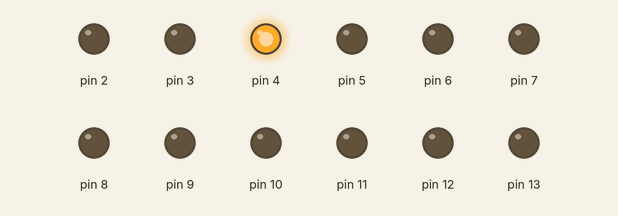
Recording of a sketch running on a simulated Arduino Uno, built with avr-gcc and run on an emulated ATmega328P. Shown: output pins drawn as LEDs (lit = HIGH).

Above: at 0.1 s.
Timing chart, 0 to 1.6 s (numbered marks = the images above):
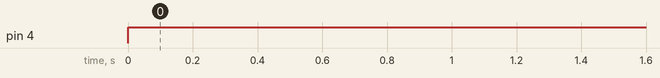

Measured:
- by itself, pin 4: LOW → HIGH at 0.00 s

The sketch:

sketch_mar28b.ino
```cpp
void setup() {
  Serial.begin(9600);
  pinMode(2, OUTPUT);
  pinMode(3, OUTPUT);
  pinMode(4, OUTPUT);
  pinMode(5, OUTPUT);
  pinMode(6, OUTPUT);
  pinMode(7, OUTPUT);
  pinMode(8, OUTPUT);
  pinMode(9, OUTPUT);
  pinMode(10, OUTPUT);
  pinMode(11, OUTPUT);
  pinMode(12, OUTPUT);
  pinMode(13, OUTPUT);
}

void loop() {
  digitalWrite(2, 0); // A // D
  digitalWrite(3, 0); // B
  digitalWrite(4, 1); // C
  digitalWrite(5, 0); // D
}
```
